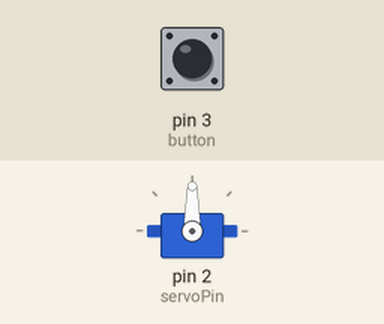
This sketch was run on a simulated Arduino Uno, built with avr-gcc and run on an emulated ATmega328P. Shown: servo. Inputs (shaded band) come from the test bench; at power-on: pin 3 (button) LOW.

Above: at 1.2 s.
1.3 s: pin 3 (button) pulled HIGH for 1 s
At 4.1 s:
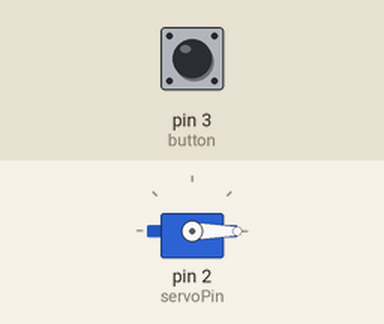
4.3 s: pin 3 (button) pulled HIGH for 3.2 s
At 4.75 s:
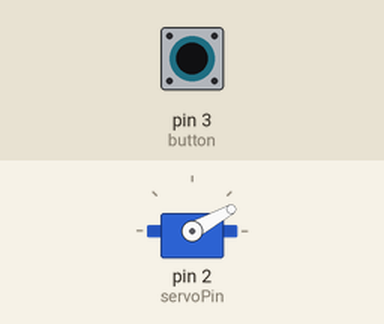
At 7.25 s:
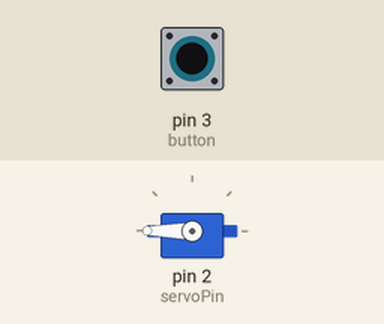
9.0 s: pin 3 (button) pulled HIGH for 0.15 s
Timing chart, 0 to 12.0 s (numbered marks = the images above; inputs shaded):
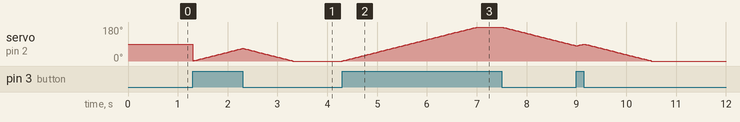

Measured:
- after the input at 4.3 s, servo on pin 2 (servoPin): rises from 0° to 180° in 2.7 s, then falls to 81° in 2.0 s

The sketch:

SingleButtonServo.ino
```cpp
//Servo Part
#include <Servo.h>
Servo myservo;  // create servo object to control a servo
int angle = 0;
const int servoPin = 2; // D2

//Button
//Button pin
const int button = 3; //D3     // the number of the pushbutton pin
//Button State
int buttonState = 0;


void setup() {
  Serial.begin(9600); // Starts the serial communication

  //servo setup
  myservo.attach(servoPin);
  //Button
  pinMode(button, INPUT);


}

void loop() {
  buttonState = digitalRead(button);
  servoTrigger();
}

void servoTrigger(){
  if (buttonState == HIGH && angle < 180) {

    angle++;
    myservo.write(angle);
    delay(15);
  }


  if (buttonState == LOW && angle > 0) {
    angle--;
    myservo.write(angle);
    delay(15);

  }
  }
```
